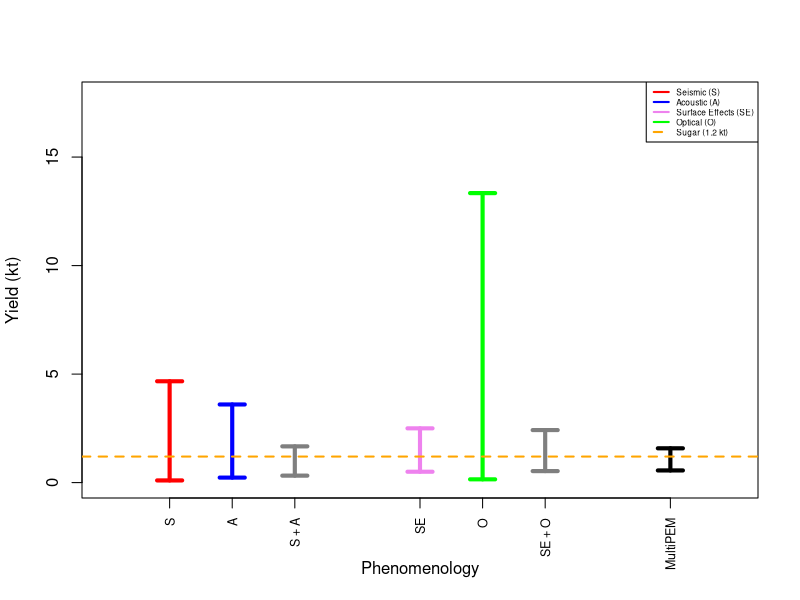
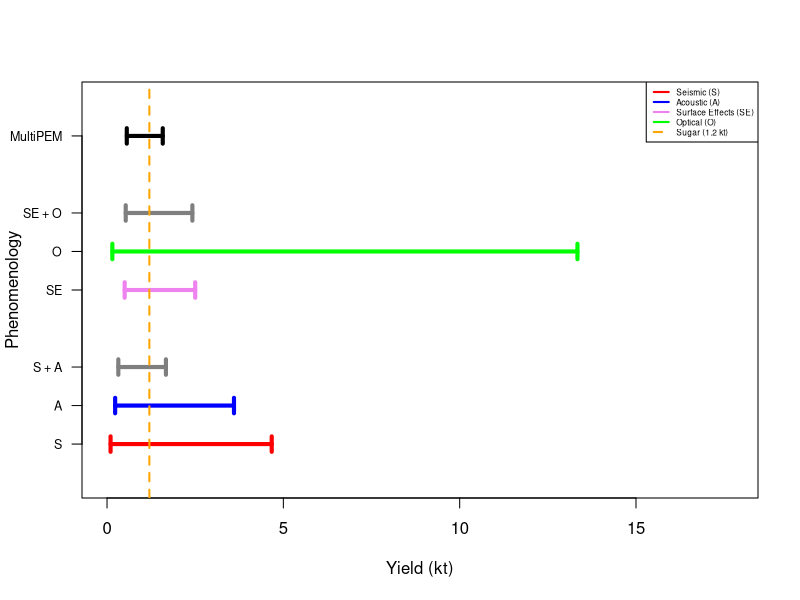
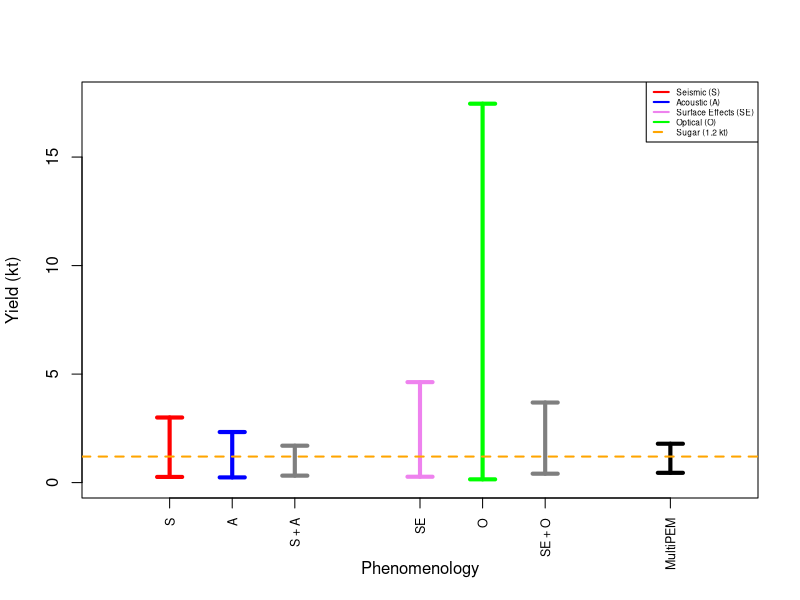

Write the R code that produced these figures, in order.
########################################################################
#                                                                      #
# This file plots 95% confidence intervals for yield based on its      #
# MLE for various analyses, as well as 95% credible intervals for      #
# yield based on posterior samples from various analyses.              #
#                                                                      #
# © 2023. Triad National Security, LLC. All rights reserved.           #
# This program was produced under U.S. Government contract             #
# 89233218CNA000001 for Los Alamos National Laboratory (LANL), which   #
# is operated by Triad National Security, LLC for the U.S. Department  #
# of Energy/National Nuclear Security Administration. All rights in    #
# the program are reserved by Triad National Security, LLC, and the    #
# U.S. Department of Energy/National Nuclear Security Administration.  #
# The Government is granted for itself and others acting on its behalf #
# a nonexclusive, paid-up, irrevocable worldwide license in this       #
# material to reproduce, prepare derivative works, distribute copies   #
# to the public, perform publicly and display publicly, and to permit  #
# others to do so.                                                     #
#                                                                      #
########################################################################

# Plot of CIs based on MLE
pdf("ci_plot_mle.pdf",height=4,width=8)
plot(0,0,xlim=c(0.5,5.5),ylim=c(0,17.75),
     xlab="Phenomenology",ylab="Yield (kt)",
     type="n",axes=F,frame.plot=TRUE)
axis(1,at=c(1,1.5,2,3,3.5,4,5),
     labels=c("S","A","S + A","SE","O","SE + O","MultiPEM"),
     las=2,cex.axis=0.75)
axis(2)
segments(1,0.1,1,4.67,lwd=4,col="red")
segments(0.9,0.1,1.1,0.1,lwd=4,col="red")
segments(0.9,4.67,1.1,4.67,lwd=4,col="red")
segments(1.5,0.23,1.5,3.60,lwd=4,col="blue")
segments(1.4,0.23,1.6,0.23,lwd=4,col="blue")
segments(1.4,3.60,1.6,3.60,lwd=4,col="blue")
segments(2,0.32,2,1.67,lwd=4,col="gray50")
segments(1.9,0.32,2.1,0.32,lwd=4,col="gray50")
segments(1.9,1.67,2.1,1.67,lwd=4,col="gray50")
segments(3,0.5,3,2.5,lwd=4,col="violet")
segments(2.9,0.5,3.1,0.5,lwd=4,col="violet")
segments(2.9,2.5,3.1,2.5,lwd=4,col="violet")
segments(3.5,0.15,3.5,13.34,lwd=4,col="green")
segments(3.4,0.15,3.6,0.15,lwd=4,col="green")
segments(3.4,13.34,3.6,13.34,lwd=4,col="green")
segments(4,0.53,4,2.42,lwd=4,col="gray50")
segments(3.9,0.53,4.1,0.53,lwd=4,col="gray50")
segments(3.9,2.42,4.1,2.42,lwd=4,col="gray50")
segments(5,0.56,5,1.58,lwd=4,col="black")
segments(4.9,0.56,5.1,0.56,lwd=4,col="black")
segments(4.9,1.58,5.1,1.58,lwd=4,col="black")
abline(h = 1.2,lty=2,lwd=2,col="orange")
legend("topright",c("Seismic (S)","Acoustic (A)",
                    "Surface Effects (SE)","Optical (O)",
                    "Sugar (1.2 kt)"),
       col=c("red","blue","violet","green","orange"),
       lwd=2,lty=c(1,1,1,1,2),cex=0.5)
graphics.off()

# Plot of CIs based on MLE
pdf("ci_plot_mle_v.pdf",height=8,width=4)
plot(0,0,xlim=c(0,17.75),ylim=c(0.5,5.5),
     xlab="Yield (kt)",ylab="Phenomenology",
     type="n",axes=F,frame.plot=TRUE)
axis(1)
axis(2,at=c(1,1.5,2,3,3.5,4,5),
     labels=c("S","A","S + A","SE","O","SE + O","MultiPEM"),
     las=2,cex.axis=0.75)
segments(0.1,1,4.67,1,lwd=4,col="red")
segments(0.1,0.9,0.1,1.1,lwd=4,col="red")
segments(4.67,0.9,4.67,1.1,lwd=4,col="red")
segments(0.23,1.5,3.60,1.5,lwd=4,col="blue")
segments(0.23,1.4,0.23,1.6,lwd=4,col="blue")
segments(3.60,1.4,3.60,1.6,lwd=4,col="blue")
segments(0.32,2,1.67,2,lwd=4,col="gray50")
segments(0.32,1.9,0.32,2.1,lwd=4,col="gray50")
segments(1.67,1.9,1.67,2.1,lwd=4,col="gray50")
segments(0.5,3,2.5,3,lwd=4,col="violet")
segments(0.5,2.9,0.5,3.1,lwd=4,col="violet")
segments(2.5,2.9,2.5,3.1,lwd=4,col="violet")
segments(0.15,3.5,13.34,3.5,lwd=4,col="green")
segments(0.15,3.4,0.15,3.6,lwd=4,col="green")
segments(13.34,3.4,13.34,3.6,lwd=4,col="green")
segments(0.53,4,2.42,4,lwd=4,col="gray50")
segments(0.53,3.9,0.53,4.1,lwd=4,col="gray50")
segments(2.42,3.9,2.42,4.1,lwd=4,col="gray50")
segments(0.56,5,1.58,5,lwd=4,col="black")
segments(0.56,4.9,0.56,5.1,lwd=4,col="black")
segments(1.58,4.9,1.58,5.1,lwd=4,col="black")
abline(v = 1.2,lty=2,lwd=2,col="orange")
legend("topright",c("Seismic (S)","Acoustic (A)",
                    "Surface Effects (SE)","Optical (O)",
                    "Sugar (1.2 kt)"),
       col=c("red","blue","violet","green","orange"),
       lwd=2,lty=c(1,1,1,1,2),cex=0.5)
graphics.off()

# Plot of CIs based on posterior samples
pdf("ci_plot_bayes.pdf",height=4,width=8)
plot(0,0,xlim=c(0.5,5.5),ylim=c(0,17.75),
     xlab="Phenomenology",ylab="Yield (kt)",
     type="n",axes=F,frame.plot=TRUE)
axis(1,at=c(1,1.5,2,3,3.5,4,5),
     labels=c("S","A","S + A","SE","O","SE + O","MultiPEM"),
     las=2,cex.axis=0.75)
axis(2)
segments(1,0.26,1,3.00,lwd=4,col="red")
segments(0.9,0.26,1.1,0.26,lwd=4,col="red")
segments(0.9,3.00,1.1,3.00,lwd=4,col="red")
segments(1.5,0.24,1.5,2.33,lwd=4,col="blue")
segments(1.4,0.24,1.6,0.24,lwd=4,col="blue")
segments(1.4,2.33,1.6,2.33,lwd=4,col="blue")
segments(2,0.32,2,1.70,lwd=4,col="gray50")
segments(1.9,0.32,2.1,0.32,lwd=4,col="gray50")
segments(1.9,1.70,2.1,1.70,lwd=4,col="gray50")
segments(3,0.27,3,4.63,lwd=4,col="violet")
segments(2.9,0.27,3.1,0.27,lwd=4,col="violet")
segments(2.9,4.63,3.1,4.63,lwd=4,col="violet")
segments(3.5,0.15,3.5,17.46,lwd=4,col="green")
segments(3.4,0.15,3.6,0.15,lwd=4,col="green")
segments(3.4,17.46,3.6,17.46,lwd=4,col="green")
segments(4,0.41,4,3.69,lwd=4,col="gray50")
segments(3.9,0.41,4.1,0.41,lwd=4,col="gray50")
segments(3.9,3.69,4.1,3.69,lwd=4,col="gray50")
segments(5,0.45,5,1.79,lwd=4,col="black")
segments(4.9,0.45,5.1,0.45,lwd=4,col="black")
segments(4.9,1.79,5.1,1.79,lwd=4,col="black")
abline(h = 1.2,lty=2,lwd=2,col="orange")
legend("topright",c("Seismic (S)","Acoustic (A)",
                    "Surface Effects (SE)","Optical (O)",
                    "Sugar (1.2 kt)"),
       col=c("red","blue","violet","green","orange"),
       lwd=2,lty=c(1,1,1,1,2),cex=0.5)
graphics.off()
